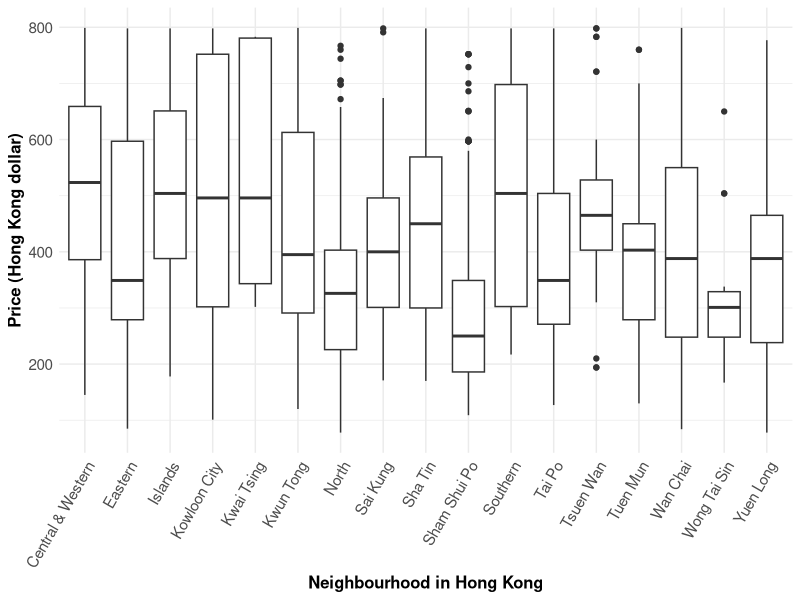
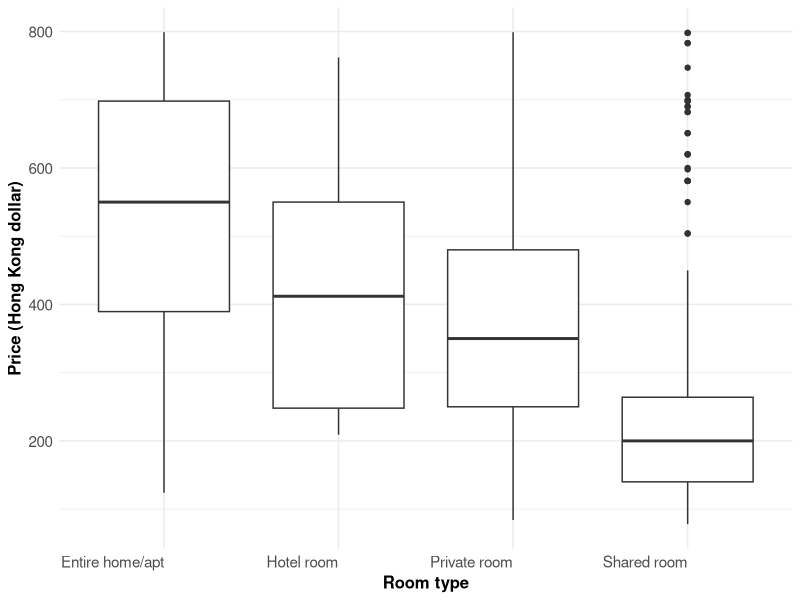
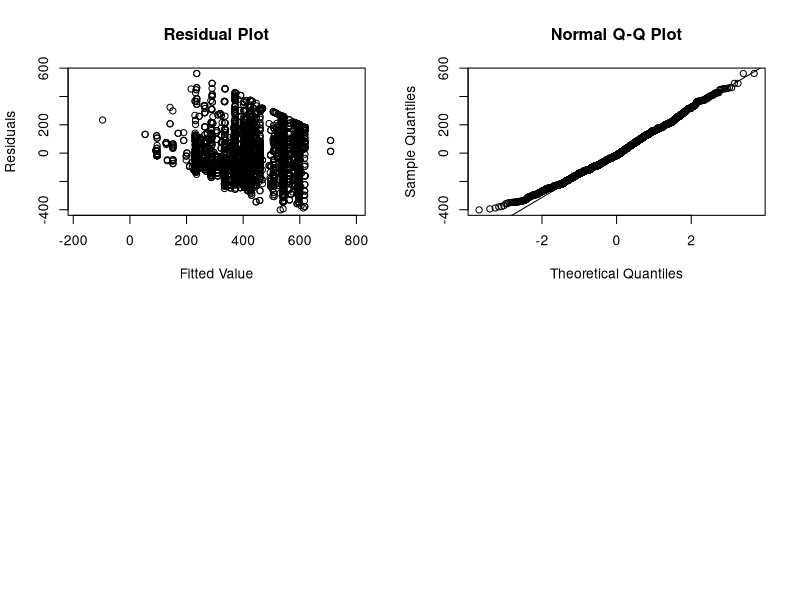
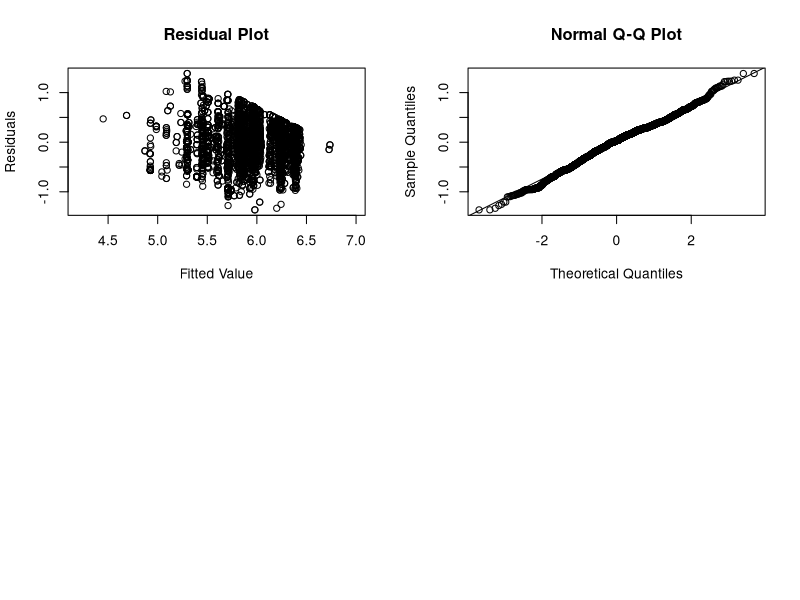
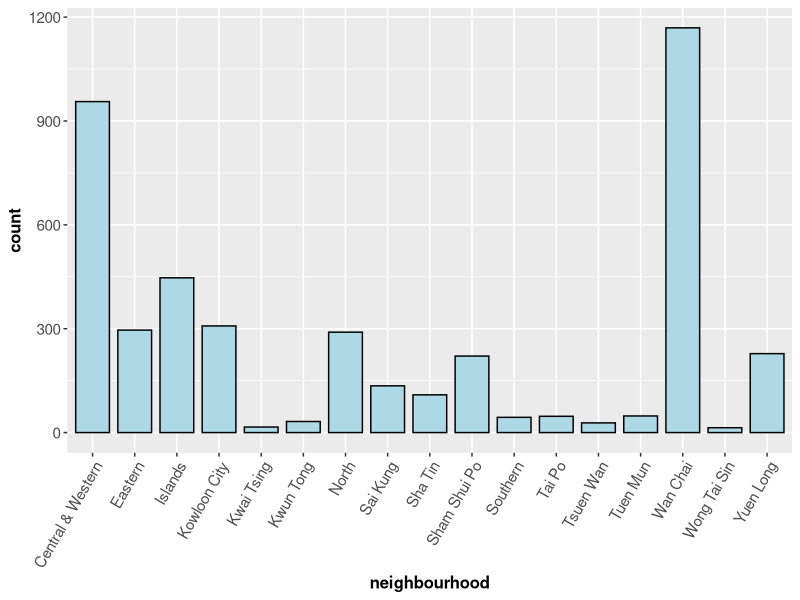
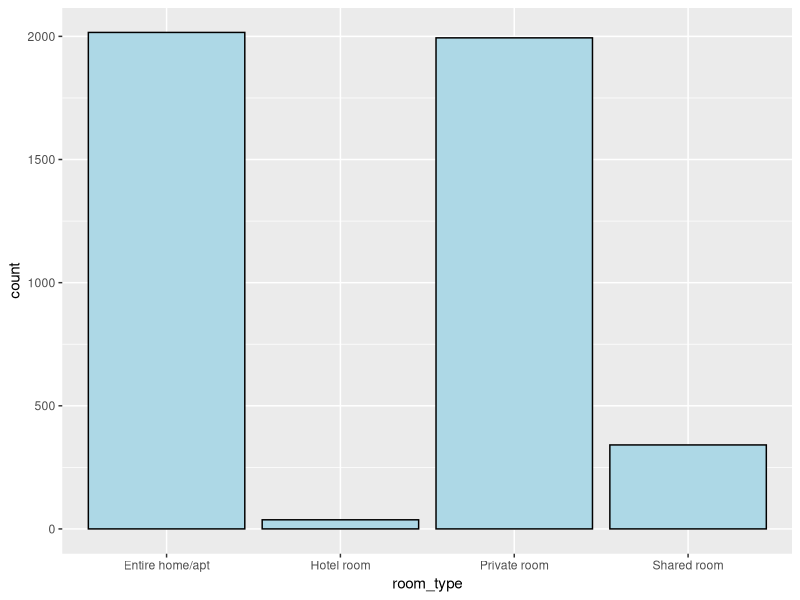
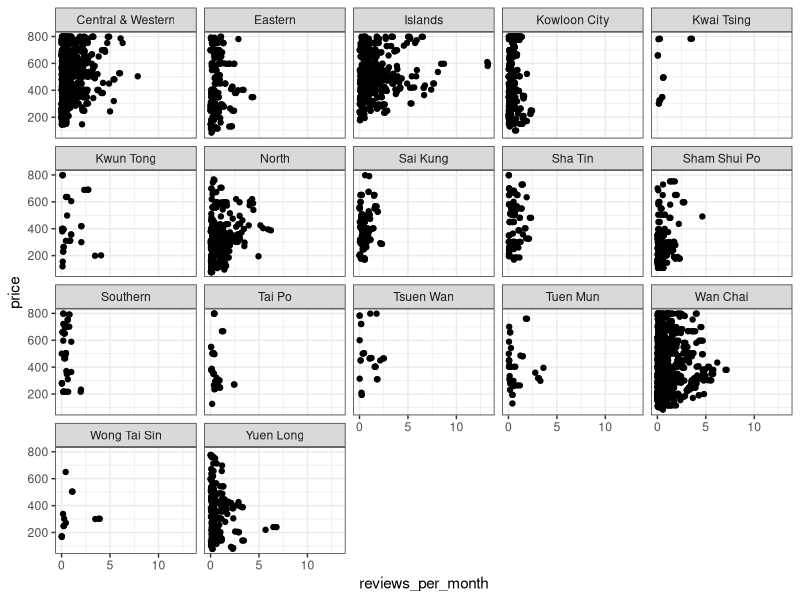
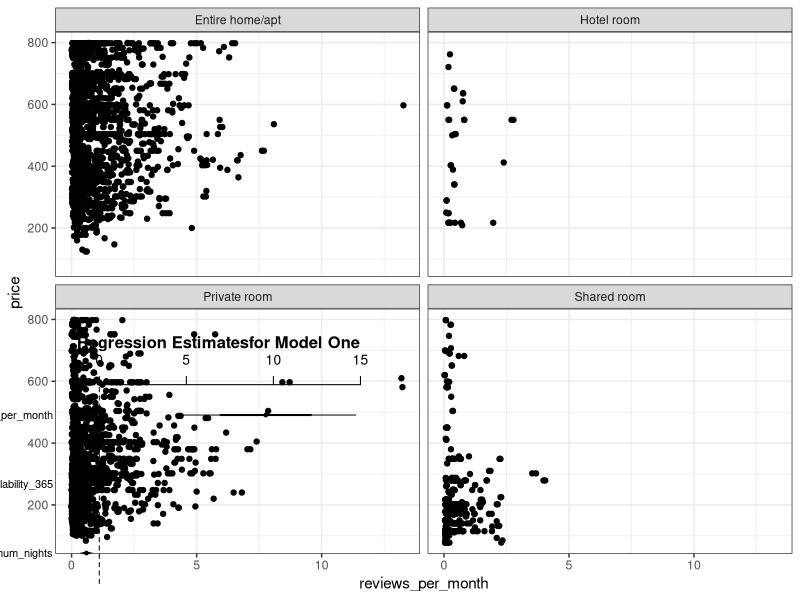

These figures' R source, in order:
## ---- chunk 1
knitr::opts_chunk$set(echo = FALSE)
library(ggplot2)
library(lme4)
library(dplyr)

#load the data
airbnb<-read.csv("airbnb.csv")
## ---- chunk 2
ggplot(airbnb, aes(x=neighbourhood, y=price)) + geom_boxplot()+
  labs(x = "Neighbourhood in Hong Kong",y="Price (Hong Kong dollar)")+theme_minimal()+
  theme(axis.text.x = element_text(angle = 60, hjust = 1),
        axis.text = element_text(size = 11),
        axis.title = element_text(size = 12, face = "bold")) 
## ---- chunk 3
#par(mfrow = c(2, 2))
ggplot(airbnb, aes(x=room_type, y=price)) + 
  geom_boxplot()+theme_minimal()+
  theme(axis.text.x = element_text(angle = 0, hjust = 1),
        axis.text = element_text(size = 11),
        axis.title = element_text(size = 12, face = "bold")) +
  labs(x = "Room type",y="Price (Hong Kong dollar)")

## ---- chunk 4
m0<-lm(price~minimum_nights+availability_365+reviews_per_month,data=airbnb)
#summary(m0)
## ---- chunk 5
m1<-lmer(price~availability_365+reviews_per_month+minimum_nights+(1|neighbourhood)+(1|room_type),data=airbnb)
#summary(m1)
## ---- chunk 6
#require(lattice)
#dotplot(fixef(m1))
#dotplot(ranef(m1))
## ---- chunk 7
par(mfrow = c(2, 2))
plot(fitted(m1),resid(m1),main="Residual Plot",xlab="Fitted Value",ylab="Residuals",asp=0.5)
qqnorm(resid(m1))
qqline(resid(m1))
## ---- chunk 8
#Take log transformation of price.
invisible({capture.output({

airbnb$log_price=log(airbnb$price)
str(airbnb)

})})

m2<-lmer(log_price~availability_365+reviews_per_month+minimum_nights+(1|neighbourhood)+(1|room_type),data=airbnb)
#summary(m2)
## ---- chunk 9
#dotplot(fixef(m2))
#dotplot(ranef(m2))
## ---- chunk 10
par(mfrow = c(2, 2))
plot(fitted(m2),resid(m2),main="Residual Plot",xlab="Fitted Value",ylab="Residuals",asp=0.5)
qqnorm(resid(m2))
qqline(resid(m2))
## ---- chunk 11
#AIC(m0,m1,m2)
#BIC(m0,m1,m2)
#anova(m1,m2)
## ---- chunk 12
#citation()
## ---- chunk 13
#par(mfrow = c(2, 2))
ggplot(data = airbnb,aes(x = neighbourhood)) + 
  geom_bar(fill = "lightblue", colour = "black",width=0.8)+theme(axis.text.x = element_text(angle =60, hjust = 1),
        axis.text = element_text(size = 11),
        axis.title = element_text(size = 12, face = "bold")) 
## ---- chunk 14
ggplot(data = airbnb,aes(x = room_type)) + 
  geom_bar(fill = "lightblue", colour = "black")
## ---- chunk 15
ggplot(data=airbnb, mapping = aes(x = reviews_per_month, y = price)) + 
  geom_point() + facet_wrap(~neighbourhood)+
  theme_bw()
## ---- chunk 16
ggplot(data=airbnb, mapping = aes(x = reviews_per_month, y = price)) + 
  geom_point() + facet_wrap(~room_type) +
  theme_bw()
## ---- chunk 17
#require(arm)

invisible({capture.output({

  require(arm)

})})

coefplot(m0,main="Regression Estimatesfor Model One")
## ---- chunk 18
par(mfrow = c(2, 2))
plot(m0)
## ---- chunk 19
invisible({capture.output({


require(lattice)

})})

#require(lattice)
dotplot(fixef(m1))
dotplot(ranef(m1))
## ---- chunk 20
dotplot(ranef(m2))
## ---- chunk 21
dotplot(fixef(m2))
## ---- chunk 22
AIC(m0,m1,m2)
BIC(m0,m1,m2)
anova(m1,m2)
## ---- chunk 23
par(mfrow = c(1, 2))
plot(fitted(m1),resid(m1),main="Residual Plot For Model Two",xlab="Fitted Value",ylab="Residuals",asp=0.5)
qqnorm(resid(m1))
qqline(resid(m1))

par(mfrow = c(1, 2))
plot(fitted(m2),resid(m2),main="Residual Plot for Model Three",xlab="Fitted Value",ylab="Residuals",asp=0.5)
qqnorm(resid(m2))
qqline(resid(m2))
